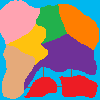

This is a level from a 2D game, rendered from its Tiled map with the project's own tilesets. A one-line summary and the map file follow, with tile-layer data summarised:
An orthogonal 100x100 tile map with 1x1 px tiles, 2 tile layers (ground, region), 2 tilesets.

<map version="1.8" tiledversion="1.8.2" orientation="orthogonal" renderorder="right-down" width="100" height="100" tilewidth="1" tileheight="1" infinite="0" nextlayerid="3" nextobjectid="1">
 <editorsettings>
  <export target="src/data/maps/defaultMap.json" format="json" />
 </editorsettings>
 <tileset firstgid="1" name="ground" tilewidth="1" tileheight="1" tilecount="16" columns="4">
  <image source="pixil-frame-0.png" width="4" height="4" />
  <tile id="0" type="WATER" />
  <tile id="1" type="GRASS" />
  <tile id="2" type="DIRT" />
  <tile id="3" type="WOOD" />
 </tileset>
 <tileset firstgid="17" name="region" tilewidth="1" tileheight="1" tilecount="16" columns="4">
  <image source="tileRegions.png" width="4" height="4" />
  <tile id="0" type="Willowridge Farm" />
  <tile id="1" type="Emberroot Farm" />
  <tile id="2" type="Mistvale Farm" />
  <tile id="3" type="Suncrest Farm" />
  <tile id="4" type="Fernhollow Woods" />
  <tile id="6" type="Sunmist Lake" />
  <tile id="8" type="Oakspire" />
 </tileset>
 <layer id="1" name="ground" width="100" height="100">
  <data>[10000 cells, 10000 non-empty, 3 distinct tile ids]</data>
 </layer>
 <layer id="2" name="region" width="100" height="100">
  <data>[10000 cells, 7822 non-empty, 7 distinct tile ids]</data>
 </layer>
</map>